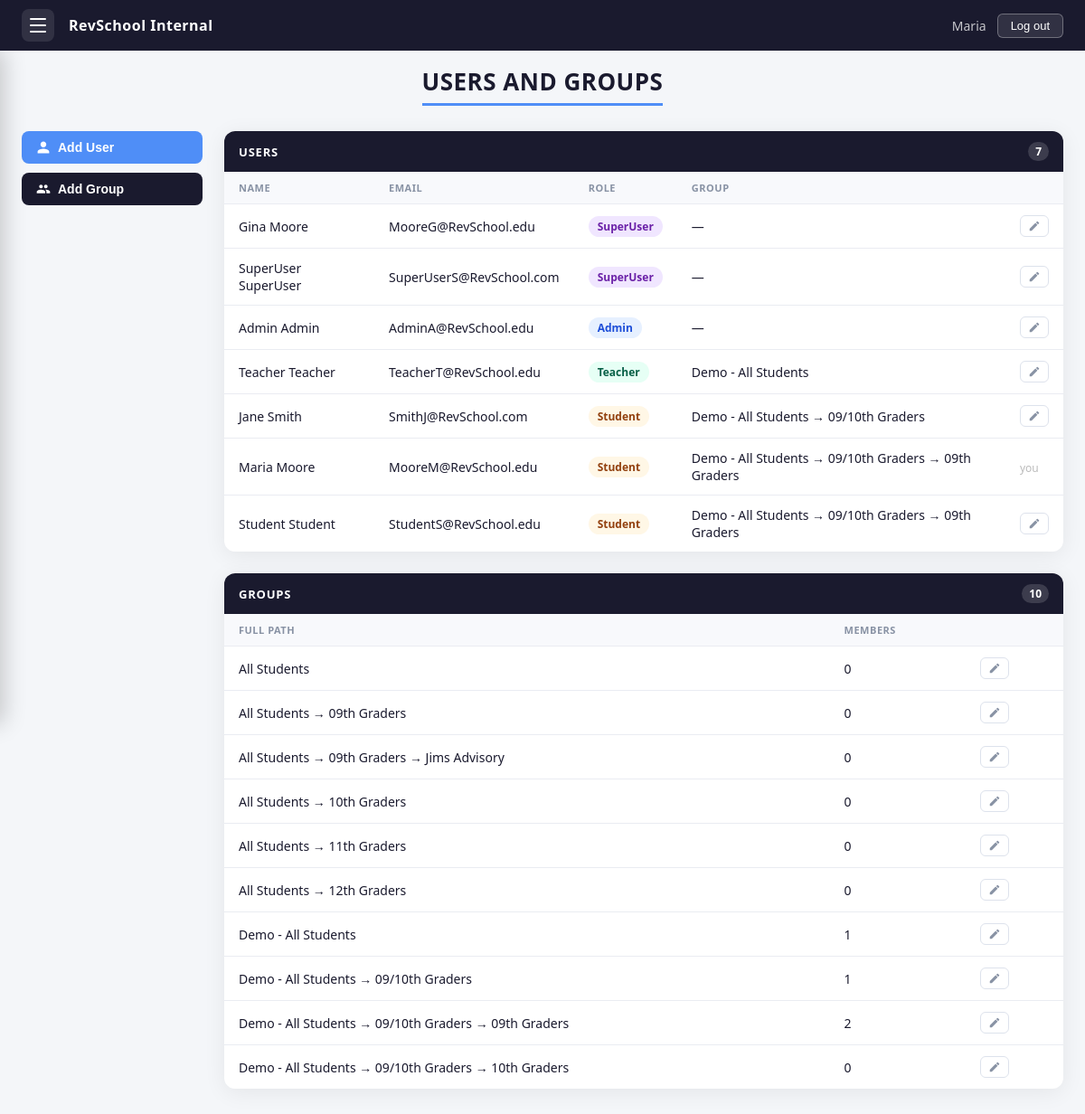
The app's page /users-and-groups/ (signed in) with its own data.
### myapp/models.py (models this page shows, shortened)
class UserProfile(models.Model):
    user = models.OneToOneField(
        'auth.User',
        on_delete=models.CASCADE,
        related_name='profile'
    )
    role = models.CharField(max_length=20, choices=ROLES, default='student')
    group = models.ForeignKey(
        Group,
        null=True,
        blank=True,
        on_delete=models.SET_NULL,
        related_name='members'
    )

class Group(models.Model):
    name = models.CharField(max_length=100)
    parent = models.ForeignKey(
        'self',
        null=True,
        blank=True,
        on_delete=models.SET_NULL,
        related_name='subgroups'
    )
    monday = models.ManyToManyField('Class', blank=True, related_name='monday_groups')
    tuesday = models.ManyToManyField('Class', blank=True, related_name='tuesday_groups')
    wednesday = models.ManyToManyField('Class', blank=True, related_name='wednesday_groups')
    thursday = models.ManyToManyField('Class', blank=True, related_name='thursday_groups')
    friday = models.ManyToManyField('Class', blank=True, related_name='friday_groups')
    class Meta:
        ordering = ['name']
    def __str__(self):
        names = [self.name]
        parent = self.parent
        while parent is not None:
            names.insert(0, parent.name)
            parent = parent.parent
        return ' → '.join(names)

### myapp/views/admin_views.py (the view, shortened to what this page needs)
# urls.py: path('users-and-groups/', views.users_and_groups, name='users_and_groups'),
def users_and_groups(request):
    user_errors     = request.session.pop('user_errors',     [])
    user_form_data  = request.session.pop('user_form_data',  {})
    group_errors    = request.session.pop('group_errors',    [])
    group_form_data = request.session.pop('group_form_data', {})
    edit_user_errors     = request.session.pop('edit_user_errors',     [])
    edit_user_form_data  = request.session.pop('edit_user_form_data',  {})
    edit_group_errors    = request.session.pop('edit_group_errors',    [])
    edit_group_form_data = request.session.pop('edit_group_form_data', {})
    ROLE_ORDER = {'superuser': 0, 'admin': 1, 'teacher': 2, 'student': 3}
    users = sorted(
        UserProfile.objects.all().select_related('user', 'group'),
        key=lambda p: (
            ROLE_ORDER.get(p.role, 99),
            str(p.group).lower() if p.group else '',
            p.user.last_name.lower(),
            p.user.first_name.lower(),
        )
    )
    groups          = sorted(Group.objects.all(), key=lambda g: str(g).lower())
    return render(request, 'myapp/users_and_groups.html', {
        'users':           users,
        'groups':          groups,
        'user_errors':     user_errors,
        'user_form_data':  user_form_data,
        'group_errors':    group_errors,
        'group_form_data': group_form_data,
        'edit_user_errors':     edit_user_errors,
        'edit_user_form_data':  edit_user_form_data,
        'edit_group_errors':    edit_group_errors,
        'edit_group_form_data': edit_group_form_data,
    })

### myapp/templates/myapp/users_and_groups.html (shortened to what this page needs)
{% extends 'myapp/base.html' %}
{% block content %}
<div class="page-wrapper">
    <h1 class="page-title"><span>Users and Groups</span></h1>
    <div class="page-layout">
        <div class="sidebar-actions">
            <button class="action-btn blue" onclick="openUserModal()">
                <svg viewBox="0 0 24 24" style="width:16px;height:16px;fill:#fff;flex-shrink:0;">
                    <path d="M12 12c2.7 0 4.8-2.1 4.8-4.8S14.7 2.4 12 2.4 7.2 4.5 7.2 7.2 9.3 12 12 12zm0 2.4c-3.2 0-9.6 1.6-9.6 4.8v2.4h19.2v-2.4c0-3.2-6.4-4.8-9.6-4.8z"/>
                </svg>
                Add User
            </button>
            <button class="action-btn dark" onclick="openAdminGroupModal()">
                Add Group
            </button>
        </div>
        <div class="content-panels">
            {% include 'myapp/uag_users_panel.html' %}
            {% include 'myapp/uag_groups_panel.html' %}
        </div>
    </div>
</div>
{% endblock %}

### myapp/templates/myapp/base.html (shortened to what this page needs)
<!DOCTYPE html>
<html lang="en">
<head>
</head>
<body data-has-auth-errors="{% if auth_error %}true{% else %}false{% endif %}">
<nav class="navbar">
    <div class="navbar-left">
        <button class="hamburger-btn" id="hamburgerBtn" onclick="toggleSidebar()" title="Navigation menu">
            <span></span>
            <span></span>
            <span></span>
        </button>
        <span class="navbar-brand">RevSchool Internal</span>
    </div>
    <div class="navbar-right">
        {% if user.is_authenticated %}
            <span class="navbar-username">{{ user.first_name|default:user.email }}</span>
            <form method="post" action="{% url 'logout' %}" style="margin:0">
                <button type="submit" class="logout-btn">Log out</button>
            </form>
        {% endif %}
    </div>
</nav>
<div class="page-content">
    {% block content %}{% endblock %}
</div>
</body>
</html>

### myapp/templates/myapp/uag_users_panel.html
<div class="panel">
    <div class="panel-header">
        <h2>Users</h2>
        <span class="panel-count">{{ users|length }}</span>
    </div>
    {% if users %}
    <table class="users-table">
        <thead>
            <tr>
                <th>Name</th>
                <th>Email</th>
                <th>Role</th>
                <th>Group</th>
                <th></th>
            </tr>
        </thead>
        <tbody>
            {% for profile in users %}
            <tr>
                <td>{{ profile.user.get_full_name }}</td>
                <td>{{ profile.user.email }}</td>
                <td>
                    <span class="role-badge role-{{ profile.role }}">
                        {{ profile.get_role_display }}
                    </span>
                </td>
                <td>{{ profile.group|default:"—" }}</td>
                <td>
                    {% if profile.user.id != request.user.id %}
                    <button class="edit-user-btn"
                        data-user-id="{{ profile.user.id }}"
                        data-first-name="{{ profile.user.first_name|escapejs }}"
                        data-last-name="{{ profile.user.last_name|escapejs }}"
                        data-email="{{ profile.user.email|escapejs }}"
                        data-role="{{ profile.role }}"
                        data-group-id="{{ profile.group.id|default:'' }}"
                        onclick="openEditUserModal(
                            this.dataset.userId,
                            this.dataset.firstName,
                            this.dataset.lastName,
                            this.dataset.email,
                            this.dataset.role,
                            this.dataset.groupId
                        )">
                        <svg viewBox="0 0 24 24" style="width:14px;height:14px;fill:currentColor;">
                            <path d="M3 17.25V21h3.75L17.81 9.94l-3.75-3.75L3 17.25zM20.71 7.04a1 1 0 000-1.41l-2.34-2.34a1 1 0 00-1.41 0l-1.83 1.83 3.75 3.75 1.83-1.83z"/>
                        </svg>
                    </button>
                    {% else %}
                    <span style="font-size:12px; color:#bbb;">you</span>
                    {% endif %}
                </td>
            </tr>
            {% endfor %}
        </tbody>
    </table>
    {% else %}
    <div class="empty-state">No users yet.</div>
    {% endif %}
</div>

### myapp/templates/myapp/uag_groups_panel.html
<div class="panel">
    <div class="panel-header">
        <h2>Groups</h2>
        <span class="panel-count">{{ groups|length }}</span>
    </div>
    {% if groups %}
    <table class="groups-table">
        <thead>
            <tr>
                <th>Full Path</th>
                <th>Members</th>
                <th></th>
            </tr>
        </thead>
        <tbody>
            {% for group in groups %}
            <tr>
                <td>{{ group }}</td>
                <td>{{ group.members.count }}</td>
                <td>
                    <button class="edit-user-btn"
                        data-group-id="{{ group.id }}"
                        data-group-name="{{ group.name|escapejs }}"
                        data-parent-id="{{ group.parent.id|default:'' }}"
                        onclick="openEditGroupModal(
                            this.dataset.groupId,
                            this.dataset.groupName,
                            this.dataset.parentId
                        )">
                        <svg viewBox="0 0 24 24" style="width:14px;height:14px;fill:currentColor;">
                            <path d="M3 17.25V21h3.75L17.81 9.94l-3.75-3.75L3 17.25zM20.71 7.04a1 1 0 000-1.41l-2.34-2.34a1 1 0 00-1.41 0l-1.83 1.83 3.75 3.75 1.83-1.83z"/>
                        </svg>
                    </button>
                </td>
            </tr>
            {% endfor %}
        </tbody>
    </table>
    {% else %}
    <div class="empty-state">No groups yet.</div>
    {% endif %}
</div>

### myapp/templates/myapp/base.html (style rules this page uses)
* { margin: 0; padding: 0; box-sizing: border-box; }
body { font-family: 'Segoe UI', sans-serif; background: #f4f6f9; color: #1a1a2e; }
.navbar { position: fixed; top: 0; left: 0; right: 0; height: 56px; background: #1a1a2e; display: flex; align-items: center; justify-content: space-between; padding: 0 24px; z-index: 300; }
.navbar-left { display: flex; align-items: center; gap: 16px; }
.navbar-brand { color: #fff; font-weight: 600; font-size: 16px; letter-spacing: 0.5px; }
.navbar-right { display: flex; align-items: center; gap: 12px; }
.navbar-username { color: rgba(255,255,255,0.75); font-size: 14px; }
.hamburger-btn { width: 36px; height: 36px; border-radius: 8px; border: none; background: rgba(255,255,255,0.1); cursor: pointer; display: flex; flex-direction: column; align-items: center; justify-content: center; gap: 5px; transition: background 0.2s; padding: 0; }
.hamburger-btn span { display: block; width: 18px; height: 2px; background: #fff; border-radius: 2px; transition: transform 0.3s, opacity 0.3s, width 0.3s; transform-origin: center; }
.logout-btn { background: rgba(255,255,255,0.1); border: 1.5px solid rgba(255,255,255,0.3); color: #fff; padding: 5px 14px; border-radius: 6px; font-size: 13px; cursor: pointer; transition: background 0.2s; }
.page-content { padding-top: 72px; padding-left: 24px; padding-right: 24px; }

### myapp/templates/myapp/users_and_groups.html (style rules this page uses)
.page-wrapper { max-width: 1200px; margin: 0 auto; padding-bottom: 40px; }
.page-title { text-align: center; font-size: 26px; font-weight: 700; letter-spacing: 0.5px; color: #1a1a2e; margin-bottom: 28px; text-transform: uppercase; font-family: 'Segoe UI', sans-serif; }
.page-title span { display: inline-block; border-bottom: 3px solid #4f8ef7; padding-bottom: 6px; }
.page-layout { display: grid; grid-template-columns: 200px 1fr; gap: 24px; align-items: start; }
.sidebar-actions { display: flex; flex-direction: column; gap: 10px; }
.action-btn { width: 100%; padding: 10px 16px; border: none; border-radius: 8px; font-size: 14px; font-weight: 600; cursor: pointer; transition: background 0.2s; text-align: left; display: flex; align-items: center; gap: 8px; }
.action-btn.blue { background: #4f8ef7; color: #fff; }
.action-btn.dark { background: #1a1a2e; color: #fff; }
.content-panels { display: flex; flex-direction: column; gap: 24px; }
.panel { background: #fff; border-radius: 12px; overflow: hidden; box-shadow: 0 4px 24px rgba(0,0,0,0.07); }
.panel-header { background: #1a1a2e; padding: 12px 16px; display: flex; align-items: center; justify-content: space-between; }
.panel-header h2 { color: #fff; font-size: 13px; font-weight: 600; letter-spacing: 0.8px; text-transform: uppercase; margin: 0; }
.panel-count { background: rgba(255,255,255,0.15); color: #fff; font-size: 12px; font-weight: 600; padding: 2px 8px; border-radius: 12px; }
.users-table, .groups-table { width: 100%; border-collapse: collapse; }
.users-table th, .groups-table th { background: #f8f9fc; padding: 10px 16px; text-align: left; font-size: 11px; font-weight: 600; letter-spacing: 0.5px; text-transform: uppercase; color: #8892a4; border-bottom: 1px solid #eaecf2; }
.users-table td, .groups-table td { padding: 12px 16px; font-size: 14px; color: #1a1a2e; border-bottom: 1px solid #eaecf2; }
.users-table tr:last-child td, .groups-table tr:last-child td { border-bottom: none; }
.role-badge { display: inline-block; padding: 3px 10px; border-radius: 20px; font-size: 12px; font-weight: 600; }
.role-superuser { background: #f0e6ff; color: #6b21a8; }
.role-admin { background: #e6f0ff; color: #1d4ed8; }
.role-teacher { background: #e6fff5; color: #065f46; }
.role-student { background: #fff7e6; color: #92400e; }
.edit-user-btn { background: none; border: 1.5px solid #dde2ec; border-radius: 6px; padding: 4px 8px; cursor: pointer; color: #8892a4; transition: color 0.2s, border-color 0.2s; display: inline-flex; align-items: center; }

### records on screen
UserProfile: user.get_full_name "Gina Moore", user.email "MooreG@RevSchool.edu", role "SuperUser", group "—"
UserProfile: user.get_full_name "SuperUser SuperUser", user.email "SuperUserS@RevSchool.com", role "SuperUser", group "—"
UserProfile: user.get_full_name "Admin Admin", user.email "AdminA@RevSchool.edu", role "Admin", group "—"
UserProfile: user.get_full_name "Teacher Teacher", user.email "TeacherT@RevSchool.edu", role "Teacher", group "Demo - All Students"
UserProfile: user.get_full_name "Jane Smith", user.email "SmithJ@RevSchool.com", role "Student", group "Demo - All Students → 09/10th Graders"
UserProfile: user.get_full_name "Maria Moore", user.email "MooreM@RevSchool.edu", role "Student", group "Demo - All Students → 09/10th Graders → 09th Graders", shows "you"
UserProfile: user.get_full_name "Student Student", user.email "StudentS@RevSchool.edu", role "Student", group "Demo - All Students → 09/10th Graders → 09th Graders"
Group: name+parent "All Students", members.count "0"
Group: name+parent "All Students → 09th Graders", members.count "0"
Group: name+parent "All Students → 09th Graders → Jims Advisory", members.count "0"
Group: name+parent "All Students → 10th Graders", members.count "0"
Group: name+parent "All Students → 11th Graders", members.count "0"
Group: name+parent "All Students → 12th Graders", members.count "0"
Group: name+parent "Demo - All Students", members.count "1"
Group: name+parent "Demo - All Students → 09/10th Graders", members.count "1"
Group: name+parent "Demo - All Students → 09/10th Graders → 09th Graders", members.count "2"
Group: name+parent "Demo - All Students → 09/10th Graders → 10th Graders", members.count "0"

### other values on screen
{{ user.first_name|default:user.email }} "Maria"
{{ users|length }} "7"
{{ groups|length }} "10"
